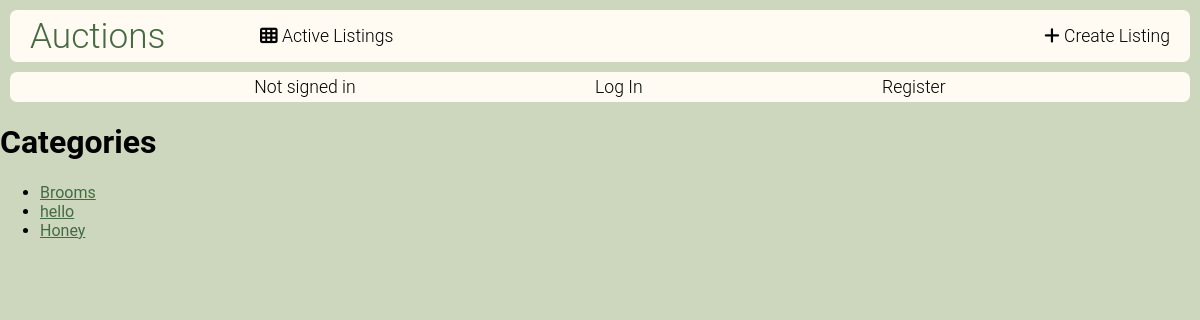
/categories, run on an earlier commit of the app's database.
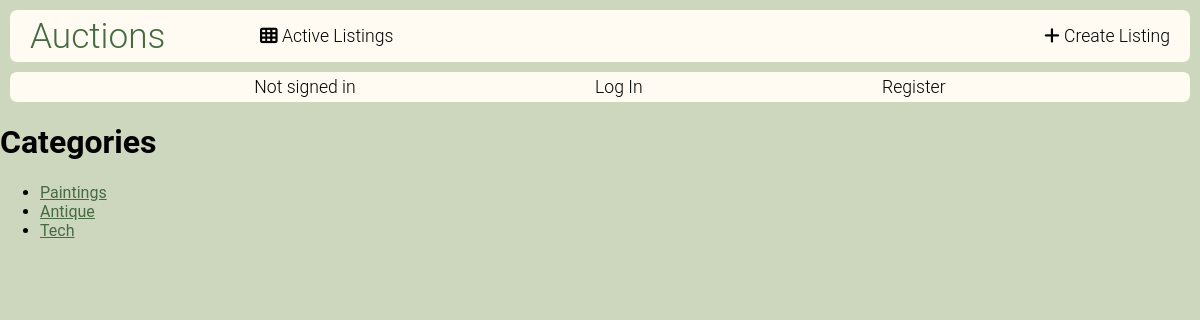
And on a later commit of the database.
### auctions/models.py (models this page shows)
class Category(models.Model):
    name = models.CharField(max_length=32, unique=True)
    def __str__(self):
        return f"{self.name}"

### auctions/views.py (the view)
# urls.py: path("categories", views.categories, name="categories"),
def categories(request):
    categories = Category.objects.all()
    return render(request, "auctions/categories.html", {
        "categories": categories,
    })

### auctions/templates/auctions/categories.html
{% extends "auctions/layout.html" %}
{% block body %}
<h1>Categories</h1>
<ul>
    {% for category in categories %}
        <li><a href="{% url 'category' category.name %}">{{ category }}</a></li>
    {% empty %}
        <li>No categories.</li>
    {% endfor %}
</ul>
{% endblock %}

What changed in the data, as far as the page shows it:
removed Category: name "Brooms"
removed Category: name "hello"
removed Category: name "Honey"
added Category: name "Paintings"
added Category: name "Antique"
added Category: name "Tech"
